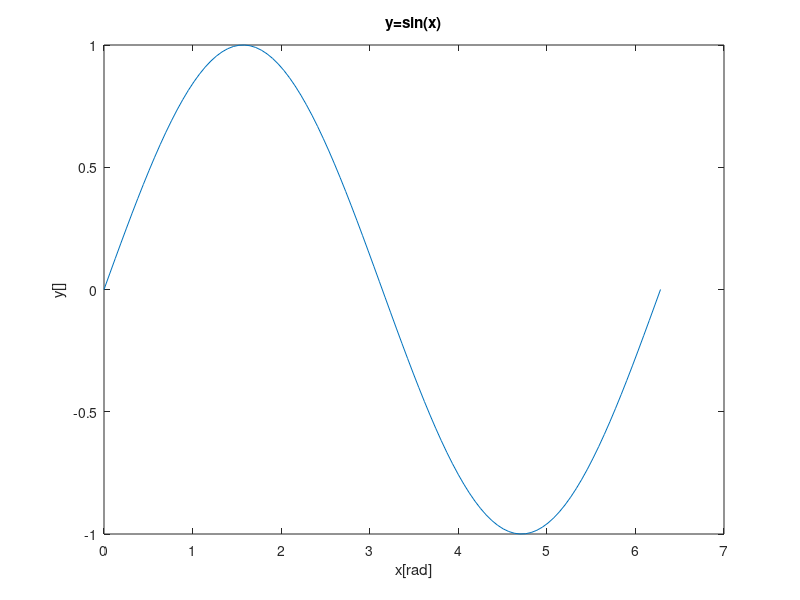

Write the MATLAB code that produced this figure.
%Exercise 2:
% Two similar functions are logspace and colon. The difference between
% linspace(0,1,10) and 0:0.1:1 is that linspace creates a column vector
% that linearly increases from 0 to 1 in 10 steps, which means it increases
% by 1/9, whereas the colon command increases from 0 to 1 in steps of 0.1,
% which results in a column vector that is 1 larger.

%Exercise 3:
x = linspace(0, 2*pi);
y = sin(x);
figure
plot(x,y)
title('y=sin(x)')
xlabel('x[rad]')
ylabel('y[]')
